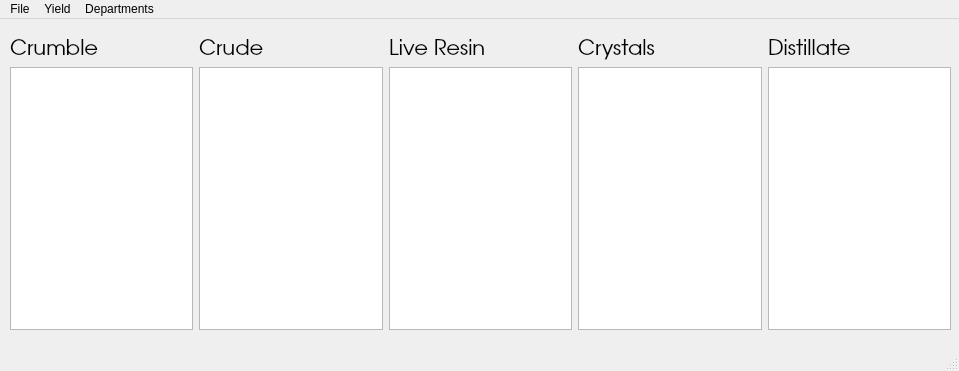
<?xml version="1.0" encoding="UTF-8"?>
<ui version="4.0">
 <class>MainWindow</class>
 <widget class="QMainWindow" name="MainWindow">
  <property name="geometry">
   <rect>
    <x>0</x>
    <y>0</y>
    <width>959</width>
    <height>371</height>
   </rect>
  </property>
  <property name="windowTitle">
   <string>MainWindow</string>
  </property>
  <widget class="QWidget" name="centralwidget">
   <widget class="QWidget" name="horizontalLayoutWidget">
    <property name="geometry">
     <rect>
      <x>10</x>
      <y>20</y>
      <width>941</width>
      <height>291</height>
     </rect>
    </property>
    <property name="font">
     <font>
      <family>URW Gothic L</family>
      <pointsize>16</pointsize>
     </font>
    </property>
    <layout class="QHBoxLayout" name="horizontalLayout">
     <item>
      <layout class="QVBoxLayout" name="verticalLayout">
       <item>
        <widget class="QLabel" name="labelCrum">
         <property name="font">
          <font>
           <family>URW Gothic L</family>
           <pointsize>16</pointsize>
          </font>
         </property>
         <property name="text">
          <string>Crumble</string>
         </property>
        </widget>
       </item>
       <item>
        <widget class="QListWidget" name="listCrum">
         <property name="font">
          <font>
           <family>URW Gothic L</family>
           <pointsize>16</pointsize>
          </font>
         </property>
        </widget>
       </item>
      </layout>
     </item>
     <item>
      <layout class="QVBoxLayout" name="verticalLayout_5">
       <item>
        <widget class="QLabel" name="label">
         <property name="text">
          <string>Crude</string>
         </property>
        </widget>
       </item>
       <item>
        <widget class="QListWidget" name="listCrude"/>
       </item>
      </layout>
     </item>
     <item>
      <layout class="QVBoxLayout" name="verticalLayout_2">
       <item>
        <widget class="QLabel" name="labeLive">
         <property name="font">
          <font>
           <family>URW Gothic L</family>
           <pointsize>16</pointsize>
          </font>
         </property>
         <property name="text">
          <string>Live Resin</string>
         </property>
        </widget>
       </item>
       <item>
        <widget class="QListWidget" name="listLive">
         <property name="font">
          <font>
           <family>URW Gothic L</family>
           <pointsize>16</pointsize>
          </font>
         </property>
        </widget>
       </item>
      </layout>
     </item>
     <item>
      <layout class="QVBoxLayout" name="verticalLayout_3">
       <item>
        <widget class="QLabel" name="labelCry">
         <property name="font">
          <font>
           <family>URW Gothic L</family>
           <pointsize>16</pointsize>
          </font>
         </property>
         <property name="text">
          <string>Crystals</string>
         </property>
        </widget>
       </item>
       <item>
        <widget class="QListWidget" name="listCry">
         <property name="font">
          <font>
           <family>URW Gothic L</family>
           <pointsize>16</pointsize>
          </font>
         </property>
        </widget>
       </item>
      </layout>
     </item>
     <item>
      <layout class="QVBoxLayout" name="verticalLayout_4">
       <item>
        <widget class="QLabel" name="labelDisto">
         <property name="font">
          <font>
           <family>URW Gothic L</family>
           <pointsize>16</pointsize>
          </font>
         </property>
         <property name="text">
          <string>Distillate</string>
         </property>
        </widget>
       </item>
       <item>
        <widget class="QListWidget" name="listDisto">
         <property name="font">
          <font>
           <family>URW Gothic L</family>
           <pointsize>16</pointsize>
          </font>
         </property>
        </widget>
       </item>
      </layout>
     </item>
    </layout>
   </widget>
  </widget>
  <widget class="QMenuBar" name="menubar">
   <property name="geometry">
    <rect>
     <x>0</x>
     <y>0</y>
     <width>959</width>
     <height>25</height>
    </rect>
   </property>
   <widget class="QMenu" name="menuFile">
    <property name="title">
     <string>File</string>
    </property>
    <addaction name="actionQuit"/>
   </widget>
   <widget class="QMenu" name="menuYield">
    <property name="title">
     <string>Yield</string>
    </property>
    <widget class="QMenu" name="menuYield_Selected">
     <property name="title">
      <string>Yield Selected</string>
     </property>
     <addaction name="actionCrumble_Goo"/>
     <addaction name="actionLive_Resin"/>
     <addaction name="actionCrystals"/>
     <addaction name="actionDistillate"/>
    </widget>
    <addaction name="menuYield_Selected"/>
   </widget>
   <widget class="QMenu" name="menuPages">
    <property name="title">
     <string>Departments</string>
    </property>
    <addaction name="actionCustomer_Relations"/>
    <addaction name="actionIntake"/>
    <addaction name="actionLab"/>
    <addaction name="actionFinishing"/>
    <addaction name="actionProduct_Management"/>
    <addaction name="actionPackaging"/>
    <addaction name="actionDistillate_2"/>
    <addaction name="actionPOS"/>
    <addaction name="separator"/>
    <addaction name="actionPage_Switch_On_Off"/>
   </widget>
   <addaction name="menuFile"/>
   <addaction name="menuYield"/>
   <addaction name="menuPages"/>
  </widget>
  <widget class="QStatusBar" name="statusbar"/>
  <action name="actionSave">
   <property name="text">
    <string>Save</string>
   </property>
  </action>
  <action name="actionQuit">
   <property name="text">
    <string>Quit</string>
   </property>
  </action>
  <action name="actionBulk">
   <property name="text">
    <string>Bulk</string>
   </property>
  </action>
  <action name="actionDistolate">
   <property name="text">
    <string>Distolate</string>
   </property>
  </action>
  <action name="actionUnit_Package">
   <property name="text">
    <string>Unit Package</string>
   </property>
  </action>
  <action name="actionCrumble_Goo">
   <property name="text">
    <string>Crumble/Goo</string>
   </property>
  </action>
  <action name="actionLive_Resin">
   <property name="text">
    <string>Live Resin</string>
   </property>
  </action>
  <action name="actionCrystals">
   <property name="text">
    <string>Crystals</string>
   </property>
  </action>
  <action name="actionDistillate">
   <property name="text">
    <string>Distillate</string>
   </property>
  </action>
  <action name="actionCustomer_Relations">
   <property name="text">
    <string>Customer Relations</string>
   </property>
  </action>
  <action name="actionIntake">
   <property name="text">
    <string>Intake</string>
   </property>
  </action>
  <action name="actionLab">
   <property name="text">
    <string>Lab</string>
   </property>
  </action>
  <action name="actionFinishing">
   <property name="text">
    <string>Finishing</string>
   </property>
  </action>
  <action name="actionProduct_Management">
   <property name="text">
    <string>Product Management</string>
   </property>
  </action>
  <action name="actionPackaging">
   <property name="text">
    <string>Packaging</string>
   </property>
  </action>
  <action name="actionDistillate_2">
   <property name="text">
    <string>Distillate</string>
   </property>
  </action>
  <action name="actionPOS">
   <property name="text">
    <string>POS</string>
   </property>
  </action>
  <action name="actionPage_Switch_On_Off">
   <property name="checkable">
    <bool>true</bool>
   </property>
   <property name="checked">
    <bool>true</bool>
   </property>
   <property name="text">
    <string>Page Switch On/Off</string>
   </property>
  </action>
 </widget>
 <resources/>
 <connections/>
</ui>
